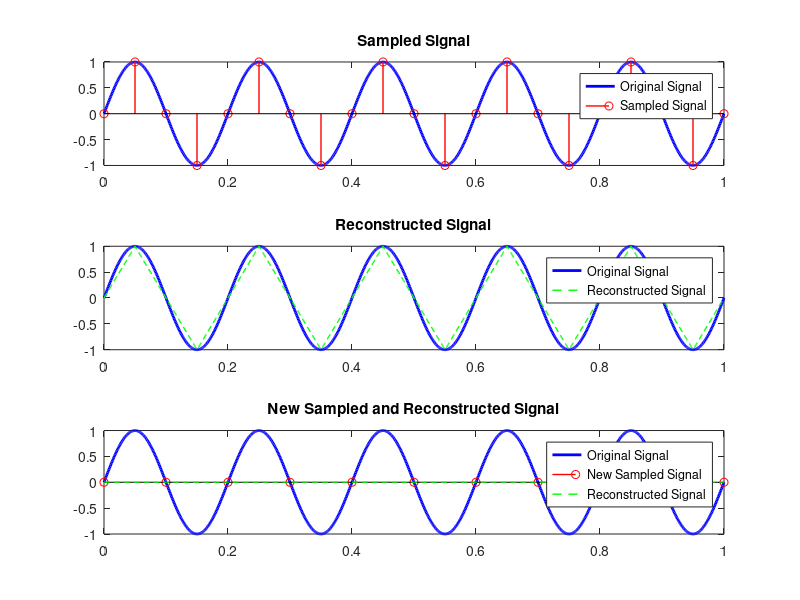

The MATLAB source for this figure:
% 1. 对每一个 T 画出样本
T = 0.05; % 采样间隔，单位：秒
t_original = 0:0.001:1; % 假设原始信号在 [0, 1] 秒范围内
original_signal = sin(2*pi*5*t_original); % 5 Hz正弦波作为示例

% 等间隔采样
t_sampled = 0:T:1;
sampled_signal = sin(2*pi*5*t_sampled);

% 绘制样本
figure;
subplot(3, 1, 1);
plot(t_original, original_signal, 'b', 'LineWidth', 2);
hold on;
stem(t_sampled, sampled_signal, 'r', 'LineWidth', 1);
title('Sampled Signal');
legend('Original Signal', 'Sampled Signal');

% 2. 使用函数内插重建模拟信号
reconstructed_signal = interp1(t_sampled, sampled_signal, t_original, 'linear');

% 绘制重建信号与原信号的差异
subplot(3, 1, 2);
plot(t_original, original_signal, 'b', 'LineWidth', 2);
hold on;
plot(t_original, reconstructed_signal, 'g--', 'LineWidth', 1);
title('Reconstructed Signal');
legend('Original Signal', 'Reconstructed Signal');

% 计算最大差异
max_difference = max(abs(original_signal - reconstructed_signal));
fprintf('最大差异：%f\n', max_difference);

% 3. 选用采样间隔 T_new 重新进行操作
T_new = 0.1;
t_sampled_new = 0:T_new:1;
sampled_signal_new = sin(2*pi*5*t_sampled_new);

% 重建新信号
reconstructed_signal_new = interp1(t_sampled_new, sampled_signal_new, t_original, 'linear');

% 绘制新样本和重建信号与原信号的对比
subplot(3, 1, 3);
plot(t_original, original_signal, 'b', 'LineWidth', 2);
hold on;
stem(t_sampled_new, sampled_signal_new, 'r', 'LineWidth', 1);
plot(t_original, reconstructed_signal_new, 'g--', 'LineWidth', 1);
title('New Sampled and Reconstructed Signal');
legend('Original Signal', 'New Sampled Signal', 'Reconstructed Signal');

% 计算新的最大差异
max_difference_new = max(abs(original_signal - reconstructed_signal_new));
fprintf('新的最大差异：%f\n', max_difference_new);
